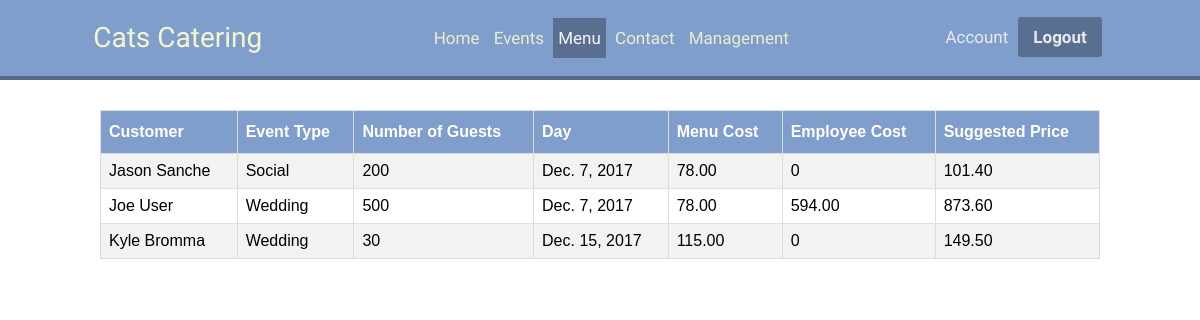
The page /management/events/payment/ (signed in) on the database its author committed.
### events/models.py (models this page shows, shortened)
class Event(models.Model):
	EVENT_TYPE = (
		('Wedding', 'Wedding'),
		('Corporate', 'Corporate'),
		('Private', 'Private'),
		('Social', 'Social'),
		('Bar', 'Bar'),
	)
	user = models.ForeignKey(User, on_delete=models.CASCADE)
	event_type = models.CharField(
	    max_length=50, choices=EVENT_TYPE, blank=True, default='Social', help_text='Event type.')
	numGuests = models.IntegerField(
	    'Number of Guests', help_text="Enter the number of guests.")
	date = models.DateField(default=default_start_day,
	                        help_text="Enter date of event.")
	startTime = models.TimeField(default=datetime.time(
	    16, 00), help_text="Specify start time of event.")
	endDate = models.DateField(default=default_start_day,
	                           help_text="If event goes into next day, please edit.")
	endTime = models.TimeField(default=datetime.time(
	    22, 00), help_text="Enter end time.")
	location = models.CharField(max_length=255, help_text="Enter location")
	menu = models.ForeignKey(Menu, null=True, blank=True,
	                         help_text="Choose a menu")
	menu_cost = models.DecimalField(max_digits=10, decimal_places=2, default=0.00)
	employee_cost = models.DecimalField(
	    max_digits=6, decimal_places=2, default=0.00)
	suggested_price = models.DecimalField(
	    max_digits=10, decimal_places=2, default=0.00)
	EVENT_STATUS = (
		('p', 'Pending'),
		('a', 'Approved'),
		('n', 'Notified'),
		('w', 'Working On'),
		('c', 'Complete'),
	)
	status = models.CharField(max_length=1, choices=EVENT_STATUS, blank=True, default='p',
		help_text='Event Status')
	class Meta:
		ordering = ["date"]
		permissions = (("can_mark_approved", "Set event as approved."),)
	def calculate_menu_cost(self):
		total_cost = 0
		print(self.menu)
		for menu_items in self.menu.menu_items.all():
			for recipe in menu_items.menu_constituents.all():
				total_cost += recipe.cost
		self.menu_cost = round(total_cost, 2)
		self.save()
	def calculate_employee_cost(self):
		total_cost = 0
		employee_list = management.models.Employee.objects.all()
		for employee in employee_list:
			for employee_events in employee.event.all():
				if employee_events.id == self.id:
					time_start = datetime.datetime.combine(self.date, self.startTime)
					time_end = datetime.datetime.combine(self.endDate, self.endTime)
					hours_worked = time_end - time_start
					hours_worked_dec = hours_worked.total_seconds() / 3600
					employee_cost = employee.wage_hour * decimal.Decimal(hours_worked_dec)
					total_cost += employee_cost
		self.employee_cost = round(total_cost, 2)
		self.save()
	def calculate_suggested_price(self):
		total_cost = self.menu_cost + self.employee_cost
		suggested_price = total_cost * decimal.Decimal(1.30)
		self.suggested_price = round(suggested_price, 2)
		self.save()

### management/views.py (the view)
@user_passes_test(is_manager)
def payment_event(request):
	event_list = Event.objects.all()
	for event in event_list:
		event.calculate_menu_cost()
		event.calculate_employee_cost()
		event.calculate_suggested_price()
	context = {'event_list' : event_list}
	return render(request, 'management/event_payment.html', context)

### commons/templatetags/cache_bust.py (called while the page is built)
@register.simple_tag(name='cache_bust')
def cache_bust():
    if settings.DEBUG:
        version = uuid.uuid1()
    else:
        version = os.environ.get('PROJECT_VERSION')
        if version is None:
            version = '1'
    return '__v__={version}'.format(version=version)

### management/views.py (called while the page is built)
def is_manager(user):
	return user.groups.filter(name='managers').exists()

### menu/models.py (called while the page is built)
    def __str__(self):
        return self.name

### management/templates/management/event_payment.html
{% extends "base.html" %}
{% load staticfiles %}
{% block extraStatic %}
<link href="{% static 'css/events.css' %}?{% cache_bust %}" rel="stylesheet">
{% endblock %}
{% block content %}
<div>
	{% if event_list %}
      <table id="events">
          <tr>
            <th>Customer</th>
            <th>Event Type</th>
            <th>Number of Guests</th>
            <th>Day</th>
            <th>Menu Cost</th>
            <th>Employee Cost</th>
            <th>Suggested Price</th>
          </tr>
          {% for event in event_list %}
          <tr>
            <td>{{event.user.first_name}} {{event.user.last_name}}</td>
            <td>{{ event.event_type }}</td>
            <td>{{ event.numGuests }}</td>
            <td>{{ event.date }}</td>
            <td>{{ event.menu_cost }}</td>
            <td>{{ event.employee_cost }}</td>
            <td>{{ event.suggested_price }}</td>
          </tr>
          {% endfor %}
      </table>
      {% else %}
        <p>There are no events.</p>
      {% endif %}
</div>
{% endblock %}

### static/css/base.css (style rules this page uses)
body { margin:0; padding:0; font-family:helvetica, sans-serif; }

### static/css/events.css (style rules this page uses)
#events { font-family: "Trebuchet MS", Arial, Helvetica, sans-serif; border-collapse: collapse; width: 100%; }
#events td, #events th { border: 1px solid #ddd; padding: 8px; }
#events tr:nth-child(even) { background-color: #f2f2f2; }
#events th { padding-top: 12px; padding-bottom: 12px; text-align: left; background-color: #809ecc; color: white; }

### rows shown on the page
Event: user.first_name "Jason", user.last_name "Sanche", event_type "Social", numGuests "200", date "Dec. 7, 2017", menu_cost "78.00", employee_cost "0", suggested_price "101.40"
Event: user.first_name "Joe", user.last_name "User", event_type "Wedding", numGuests "500", date "Dec. 7, 2017", menu_cost "78.00", employee_cost "594.00", suggested_price "873.60"
Event: user.first_name "Kyle", user.last_name "Bromma", event_type "Wedding", numGuests "30", date "Dec. 15, 2017", menu_cost "115.00", employee_cost "0", suggested_price "149.50"
